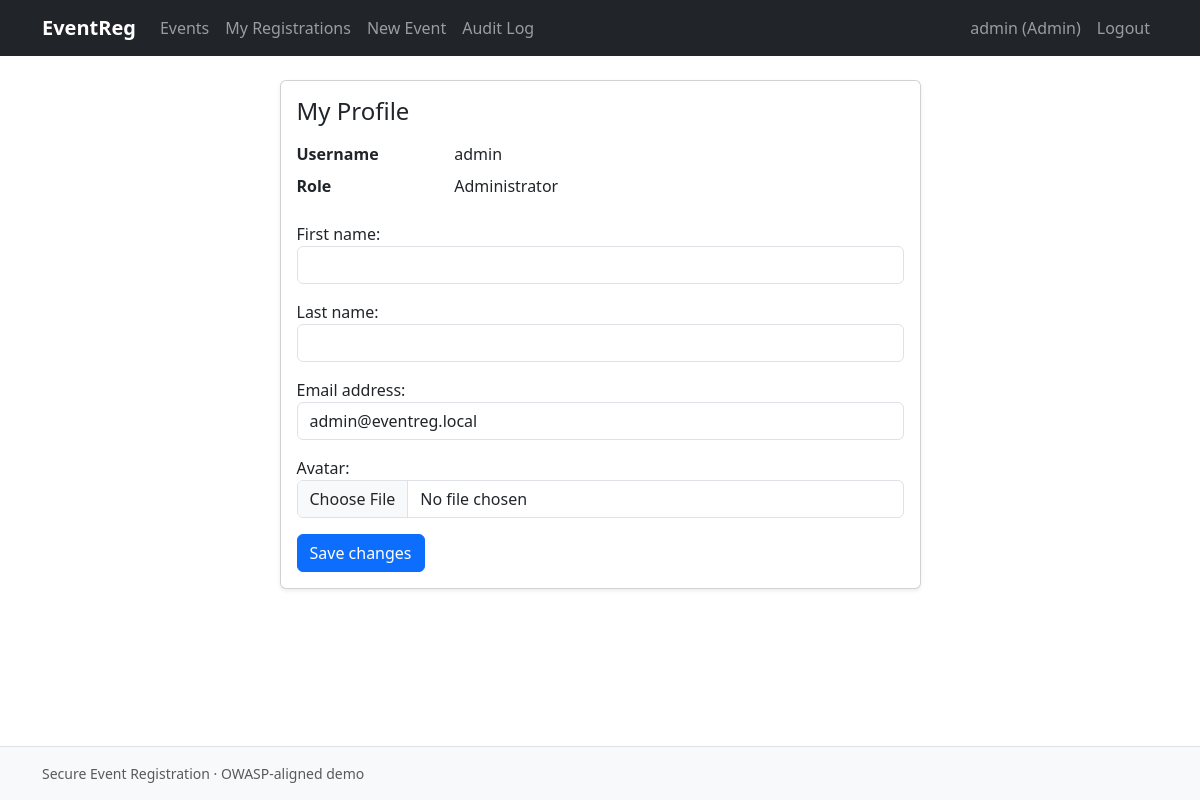
The page /accounts/profile/ (signed in) on the database its author committed.
### accounts/models.py (models this page shows, shortened)
class User(AbstractUser):
    class Roles(models.TextChoices):
        ADMIN = "ADMIN", "Administrator"
        USER = "USER", "Normal User"
    role = models.CharField(
        max_length=5,
        choices=Roles.choices,
        default=Roles.USER,
        help_text="Application role. Controls access across the whole app.",
    )
    email = models.EmailField("email address", unique=True)
    avatar = models.ImageField(
        upload_to=UUIDUploadTo("avatars"),
        validators=IMAGE_UPLOAD_VALIDATORS,
        blank=True,
        null=True,
    )
    @property
    def is_admin_role(self) -> bool:
        return self.role == self.Roles.ADMIN

### accounts/views.py (the view, shortened to what this page needs)
# urls.py: path("profile/", ProfileView.as_view(), name="profile"),
class ProfileView(LoginRequiredMixin, UpdateView):
    form_class = ProfileForm
    template_name = "accounts/profile.html"
    success_url = reverse_lazy("accounts:profile")
    def get_object(self, queryset=None):
        return self.request.user

### accounts/forms.py (shortened to what this page needs)
class ProfileForm(forms.ModelForm):
    class Meta:
        model = User
        fields = ("first_name", "last_name", "email", "avatar")  # role NOT editable
    def __init__(self, *args, **kwargs):
        super().__init__(*args, **kwargs)
        _bootstrapify(self.fields)

### accounts/forms.py (called while the page is built)
def _bootstrapify(fields):
    for field in fields.values():
        widget = field.widget
        css = "form-control"
        if widget.__class__.__name__ in ("CheckboxInput",):
            css = "form-check-input"
        existing = widget.attrs.get("class", "")
        widget.attrs["class"] = (existing + " " + css).strip()

### accounts/templates/accounts/profile.html (shortened to what this page needs)
{% extends "base.html" %}
{% block content %}
<div class="row justify-content-center">
    <div class="col-md-7">
        <div class="card shadow-sm">
            <div class="card-body">
                <h1 class="h4 mb-3">My Profile</h1>
                <dl class="row mb-3">
                    <dt class="col-sm-3">Username</dt>
                    <dd class="col-sm-9">{{ user.username }}</dd>
                    <dt class="col-sm-3">Role</dt>
                    <dd class="col-sm-9">{{ user.get_role_display }}</dd>
                </dl>
                <form method="post" enctype="multipart/form-data" novalidate>
                    {% include "partials/_form.html" %}
                    <button type="submit" class="btn btn-primary">Save changes</button>
                </form>
            </div>
        </div>
    </div>
</div>
{% endblock %}

### core/templates/base.html (shortened to what this page needs)
{% load static %}
<!DOCTYPE html>
<html lang="en">
<head>
    <link rel="stylesheet" href="{% static 'css/bootstrap.min.css' %}">
    <link rel="stylesheet" href="{% static 'css/app.css' %}">
</head>
<body>
<header>
    <nav class="navbar navbar-expand-lg navbar-dark bg-dark">
        <div class="container">
            <a class="navbar-brand" href="{% url 'core:home' %}">EventReg</a>
            <div class="collapse navbar-collapse" id="navContent">
                <ul class="navbar-nav me-auto mb-2 mb-lg-0">
                    <li class="nav-item">
                        <a class="nav-link" href="{% url 'events:list' %}">Events</a>
                    </li>
                    {% if user.is_authenticated %}
                        <li class="nav-item">
                            <a class="nav-link" href="{% url 'events:my_registrations' %}">My Registrations</a>
                        </li>
                        {% if user.is_admin_role %}
                            <li class="nav-item">
                                <a class="nav-link" href="{% url 'events:create' %}">New Event</a>
                            </li>
                            <li class="nav-item">
                                <a class="nav-link" href="{% url 'audit:list' %}">Audit Log</a>
                            </li>
                        {% endif %}
                    {% endif %}
                </ul>
                <ul class="navbar-nav mb-2 mb-lg-0">
                    {% if user.is_authenticated %}
                        <li class="nav-item">
                            <a class="nav-link" href="{% url 'accounts:profile' %}">
                                {{ user.username }}{% if user.is_admin_role %} (Admin){% endif %}
                            </a>
                        </li>
                        <li class="nav-item">
                            <form method="post" action="{% url 'accounts:logout' %}" class="d-inline">
                                <button type="submit" class="btn btn-link nav-link">Logout</button>
                            </form>
                        </li>
                    {% endif %}
                </ul>
            </div>
        </div>
    </nav>
</header>
<main class="container py-4">
    {% block content %}{% endblock %}
</main>
<footer class="bg-light py-3 mt-auto border-top">
    <div class="container text-muted small">
        Secure Event Registration &middot; OWASP-aligned demo
    </div>
</footer>
</body>
</html>

### core/templates/partials/_form.html (shortened to what this page needs)
{% for field in form %}
    <div class="mb-3">
        {{ field.label_tag }}
        {{ field }}
    </div>
{% endfor %}

### static/css/app.css (style rules this page uses)
body { min-height: 100vh; display: flex; flex-direction: column; }
main { flex: 1 0 auto; }
footer { flex-shrink: 0; }
.navbar-brand { font-weight: 600; }

### rows shown on the page
User: username "admin", role "Administrator", form "admin@eventreg.local"

### other values the page prints
{{ field.label_tag }} "First name:" "Last name:" "Email address:" "Avatar:"
